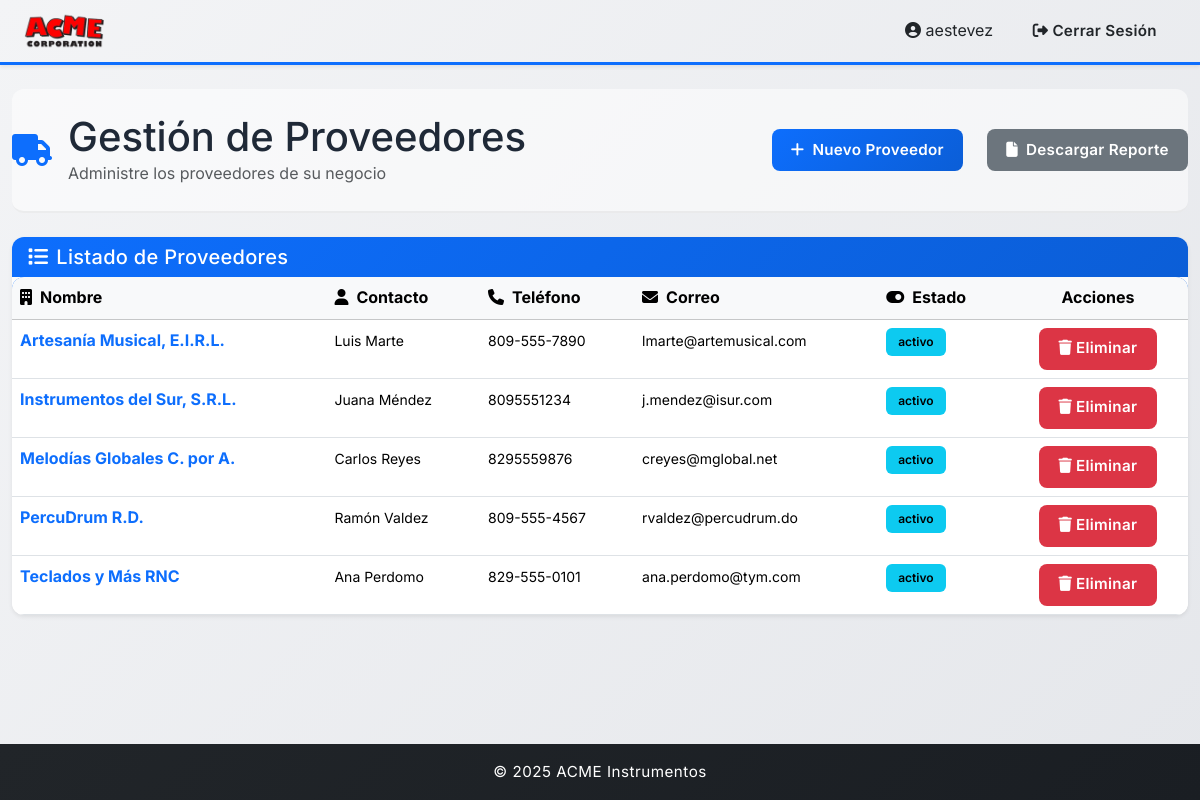
Page /proveedores/ (signed in) on the committed database.
### proveedores/models.py (models this page shows, shortened)
class Proveedor(models.Model):
    id_proveedor = models.AutoField(primary_key=True)
    nombre = models.CharField(max_length=50)
    categorias = models.ManyToManyField(
        "inventario.CategoriaProducto", related_name="proveedores", blank=True
    )
    direccion = models.CharField(max_length=100)
    contacto = models.CharField(max_length=100)
    rnc_cedula = models.CharField(max_length=20)
    telefono = models.CharField(max_length=15)
    correo = models.EmailField(max_length=100)
    STATUS_CHOICES = [
        ("activo", "Activo"),
        ("inactivo", "Inactivo"),
    ]
    estado = models.CharField(max_length=10, choices=STATUS_CHOICES, default="activo")

### proveedores/views.py (the view)
# urls.py: path("", menu_proveedores, name="proveedores"),
def menu_proveedores(request):
    proveedores = Proveedor.objects.prefetch_related("categorias").order_by("nombre")
    return render(request, "proveedores_menu.html", {"proveedores": proveedores})

### proveedores/templates/proveedores_menu.html (shortened to what this page needs)
{% extends "base.html" %} {% block content %}
<div class="page-header mb-4">
  <div class="row align-items-center">
    <div class="col">
      <div class="d-flex align-items-center">
        <i class="fas fa-truck fa-2x text-primary me-3"></i>
        <div>
          <h1 class="mb-0">Gestión de Proveedores</h1>
          <p class="text-muted mb-0">Administre los proveedores de su negocio</p>
        </div>
      </div>
    </div>
    <div class="col-auto">
      <a href="{% url 'crear_proveedor' %}" class="btn btn-primary btn-lg">
        <i class="fas fa-plus me-2"></i>Nuevo Proveedor
      </a>
    </div>
    <div class="col-auto">
      <a href="{% url 'reporte_proveedores' %}" class="btn btn-secondary btn-lg">
        <i class="fas fa-file me-2"></i>Descargar Reporte
      </a>
    </div>
  </div>
</div>
<div class="card shadow-sm">
  <div class="card-header bg-gradient-primary text-white">
    <h5 class="mb-0"><i class="fas fa-list me-2"></i>Listado de Proveedores</h5>
  </div>
  <div class="card-body p-0">
    {% if proveedores %}
    <div class="table-responsive">
      <table class="table table-hover mb-0">
        <thead class="table-light">
          <tr>
            <th><i class="fas fa-building me-2"></i>Nombre</th>
            <th><i class="fas fa-user me-2"></i>Contacto</th>
            <th><i class="fas fa-phone me-2"></i>Teléfono</th>
            <th><i class="fas fa-envelope me-2"></i>Correo</th>
            <th><i class="fas fa-toggle-on me-2"></i>Estado</th>
            <th class="text-center">Acciones</th>
          </tr>
        </thead>
        <tbody>
          {% for p in proveedores %}
          <tr>
            <td>
              <a href="{% url 'proveedor_detalle' p.pk %}" class="fw-bold text-primary text-decoration-none">
                {{ p.nombre }}
              </a>
            </td>
            <td><small>{{ p.contacto }}</small></td>
            <td><small>{{ p.telefono }}</small></td>
            <td><small>{{ p.correo }}</small></td>
            <td>
              <span class="badge bg-info">{{ p.estado }}</span>
            </td>
            <td class="text-center">
              <form action="{% url 'borrar_proveedor' p.pk %}" method="POST" style="display: inline;">
                <button
                  type="submit"
                  class="btn btn-sm btn-danger"
                  onclick="return confirm('¿Seguro que deseas borrar este proveedor?');"
                >
                  <i class="fas fa-trash me-1"></i>Eliminar
                </button>
              </form>
            </td>
          </tr>
          {% endfor %}
        </tbody>
      </table>
    </div>
    {% endif %}
  </div>
</div>
{% endblock %}

### templates/base.html (shortened to what this page needs)
{% load static %}
<!DOCTYPE html>
<html lang="es">
  <head>
    <link
      href="https://cdn.jsdelivr.net/npm/bootstrap@5.3.8/dist/css/bootstrap.min.css"
      rel="stylesheet"
    />
    <link rel="stylesheet" href="https://cdnjs.cloudflare.com/ajax/libs/font-awesome/6.4.0/css/all.min.css" />
    <link rel="stylesheet" href="{% static 'styles.css' %}" />
  </head>
  <body>
    <nav class="navbar navbar-expand-lg text-dark shadow-sm">
      <div class="container-fluid px-4">
        <a class="navbar-brand fw-bold d-flex align-items-center" href="{% url 'home' %}">
          <img src="{% static 'logo.webp' %}" alt="ACME logo" width="80" />
        </a>
        <div class="collapse navbar-collapse" id="navbarNav">
          <div class="ms-auto">
            {% if user.is_authenticated %}
            <span class="me-3"><i class="fas fa-user-circle"></i> {{ user.username }}</span>
            <form method="post" action="{% url 'logout' %}" class="d-inline">
              <button type="submit" class="btn btn-outline-light btn-sm text-dark">
                <i class="fas fa-sign-out-alt"></i> Cerrar Sesión
              </button>
            </form>
            {% endif %}
          </div>
        </div>
      </div>
    </nav>
    <main class="py-4">
      <div class="container-fluid">
        {% block content %} {% endblock %}
      </div>
    </main>
    <footer class="bg-dark text-white text-center py-3 mt-5">
      <p class="mb-0">&copy; 2025 ACME Instrumentos</p>
    </footer>
  </body>
</html>

### static/styles.css (style rules this page uses)
* { margin: 0; padding: 0; box-sizing: border-box; font-family: 'Inter', -apple-system, BlinkMacSystemFont, 'Segoe UI', sans-serif; }
:root { --primary-color: #0d6efd; --secondary-color: #6c757d; --success-color: #10b981; --danger-color: #ef4444; --warning-color: #f59e0b; --info-color: #06b6d4; --light-bg: #f9fafb; --dark-bg: #1f2937; --border-radius: 12px; --transition: all 0.3s cubic-bezier(0.4, 0, 0.2, 1); --shadow-sm: 0 1px 2px 0 rgba(0, 0, 0, 0.05); --shadow-md: 0 4px 6px -1px rgba(0, 0, 0, 0.1); --shadow-lg: 0 10px 15px -3px rgba(0, 0, 0, 0.1); --shadow-xl: 0 20px 25px -5px rgba(0, 0, 0, 0.1); }
html { scroll-behavior: smooth; }
html, body { height: 100%; }
body { display: flex; flex-direction: column; background: linear-gradient(135deg, #f3f4f6 0%, #e5e7eb 100%); min-height: 100vh; color: #1f2937; font-weight: 400; line-height: 1.6; }
.navbar { box-shadow: 0 2px 15px rgba(0, 0, 0, 0.1); border-bottom: 3px solid var(--primary-color); }
.bg-gradient-primary { background: linear-gradient(135deg, #0d6efd 0%, #0b5ed7 100%) !important; }
.navbar-brand { font-size: 1.5rem; letter-spacing: 1px; transition: var(--transition); }
footer { background: linear-gradient(135deg, #212529 0%, #1a1e23 100%); margin-top: auto; }
footer p { font-size: 0.95rem; letter-spacing: 0.5px; }
main { flex: 1; }
.btn { border-radius: 8px; font-weight: 600; padding: 0.6rem 1.2rem; transition: var(--transition); border: none; font-size: 0.95rem; letter-spacing: 0.3px; position: relative; overflow: hidden; }
.btn::before { content: ''; position: absolute; top: 50%; left: 50%; width: 0; height: 0; border-radius: 50%; background: rgba(255, 255, 255, 0.5); transform: translate(-50%, -50%); transition: width 0.6s, height 0.6s; pointer-events: none; }
.btn-primary { background: linear-gradient(135deg, #0d6efd 0%, #0b5ed7 100%); border: none; }
.table { background-color: white; border-radius: var(--border-radius); overflow: hidden; box-shadow: 0 2px 10px rgba(0, 0, 0, 0.05); }
.table thead { background: linear-gradient(135deg, #0d6efd 0%, #0b5ed7 100%); color: white; }
.card { border: none; border-radius: var(--border-radius); box-shadow: var(--shadow-md); transition: var(--transition); background: white; overflow: hidden; }
.card-header { background: linear-gradient(135deg, #0d6efd 0%, #0b5ed7 100%); color: white; border: none; border-radius: var(--border-radius) var(--border-radius) 0 0; font-weight: 600; letter-spacing: 0.3px; }
.page-header { padding: 1.5rem 0; border-bottom: 2px solid rgba(0, 0, 0, 0.05); background: rgba(255, 255, 255, 0.5); border-radius: var(--border-radius); }
.badge { padding: 0.5rem 0.75rem; font-weight: 600; border-radius: 6px; }
.badge.bg-info { background-color: #0dcaf0 !important; color: #000 !important; }

### rows in the picture
Proveedor: nombre "Artesanía Musical, E.I.R.L.", contacto "Luis Marte", telefono "809-555-7890", correo "lmarte@artemusical.com", estado "activo"
Proveedor: nombre "Instrumentos del Sur, S.R.L.", contacto "Juana Méndez", telefono "8095551234", correo "j.mendez@isur.com", estado "activo"
Proveedor: nombre "Melodías Globales C. por A.", contacto "Carlos Reyes", telefono "8295559876", correo "creyes@mglobal.net", estado "activo"
Proveedor: nombre "PercuDrum R.D.", contacto "Ramón Valdez", telefono "809-555-4567", correo "rvaldez@percudrum.do", estado "activo"
Proveedor: nombre "Teclados y Más RNC", contacto "Ana Perdomo", telefono "829-555-0101", correo "ana.perdomo@tym.com", estado "activo"

### other values in the picture
{{ user.username }} "aestevez"
